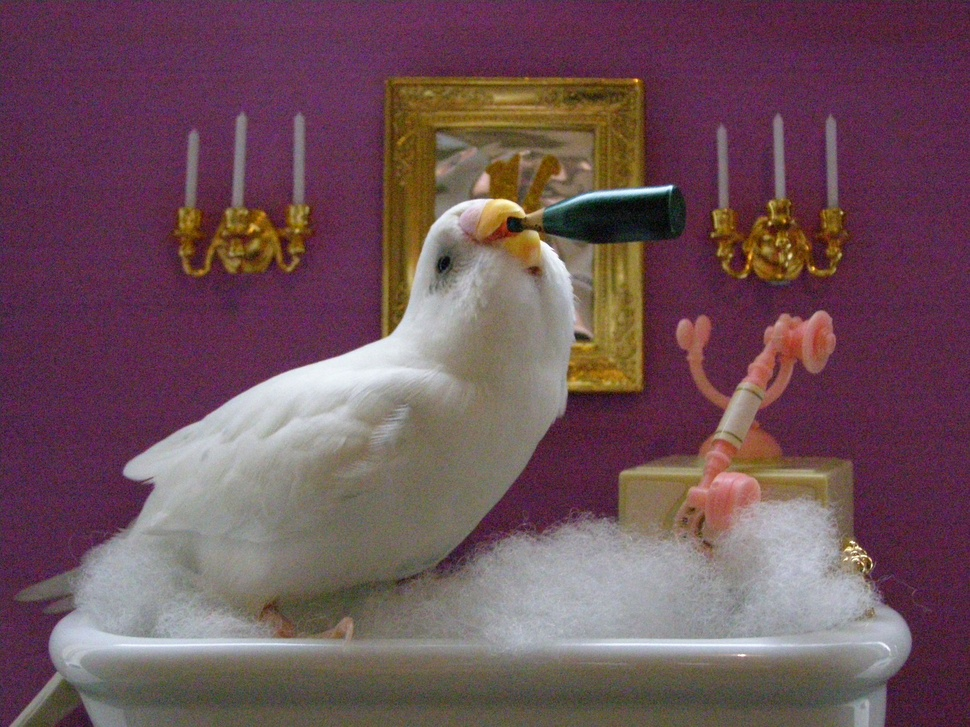
%> input picture burd.jpg, 970 x 727 px, shrunk from 3072 x 2304 before the run
$ octave --eval "result = backgroundSubtraction(imread('burd.jpg'));"   (GNU Octave 9; MATLAB toolbox functions it lacks are replaced by stand-ins)
%> lines starting %> are read from the running program, lines starting %| are printed output that depends on the picture; in (x1, y1, x2, y2) boxes, pixels count from 0 and x2, y2 are one past the last pixel; in counts of white or black regions, pixels touching at a corner belong together; the program's own positions count from 1
function B = backgroundSubtraction(I, t)
    % Set a defaultparameter for t
    if nargin < 2, t = 0.15; end;

    %Convert Image rgb->HSV
    hsv_image = rgb2hsv(I);
%> hsv_image: size 727x970x3 double; mean H, S, V 0.591, 0.395, 0.439

    %Saturation is best used to view only foreground, Saturation is channel
    %2. Create a binary mask by using a threshold on the hsv image:
    binary_mask = hsv_image(:, :, 2) > t;
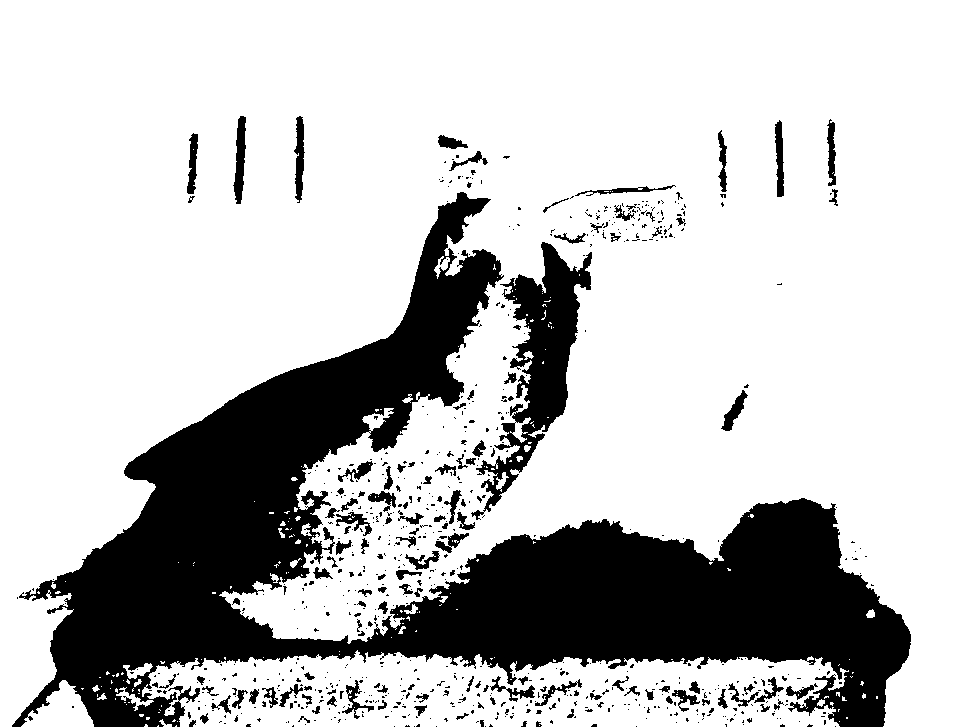
%> binary_mask: size 727x970 logical; 76.5% white; 746 black regions (617 under 20 px), largest, box (x1, y1, x2, y2) and area: (12, 192, 911, 727) 139685, (471, 242, 592, 520) 10339, (233, 116, 246, 204) 705

    %If there are any holes in, close them with dilate, then erode by the
    %same amount to get back to the original size

    % SE: Erode/Dilate parameter; Check for a disk shaped region of radius
    % 20, N=6 (Some algorhythm parameter)
    SE = strel('disk', 5, 6);
    binary_mask = imdilate(binary_mask, SE);
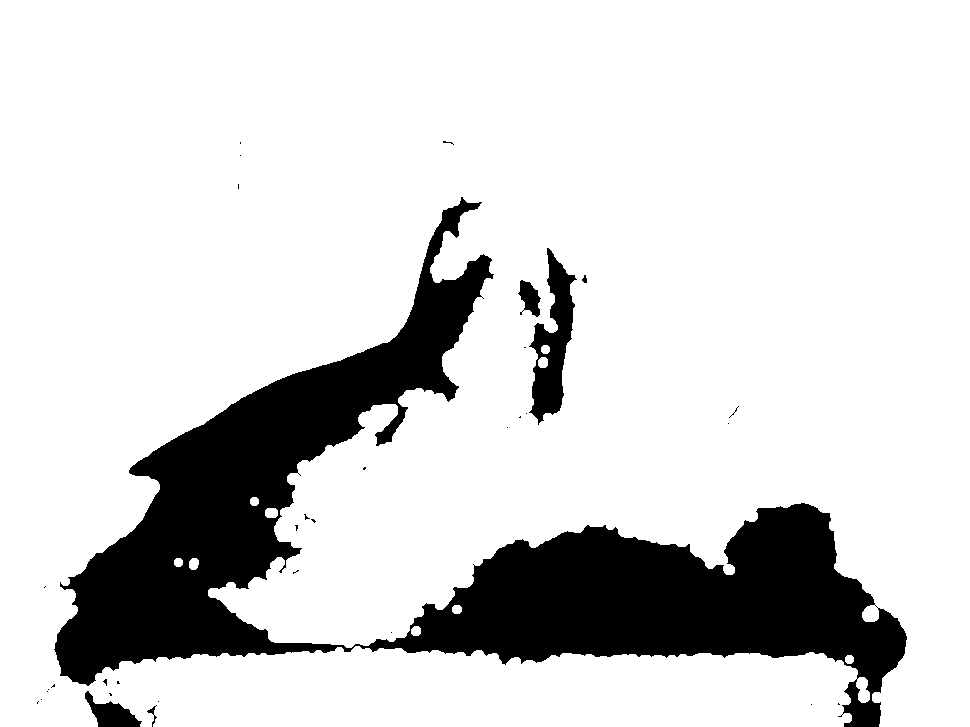
%> binary_mask: size 727x970 logical; 83.5% white; 34 black regions (28 under 20 px), largest, box (x1, y1, x2, y2) and area: (54, 197, 907, 727) 110592, (529, 248, 577, 425) 3878, (85, 691, 142, 727) 973, (518, 280, 541, 317) 494, (147, 705, 157, 727) 55, (582, 275, 587, 283) 27
    binary_mask = imerode(binary_mask, SE);
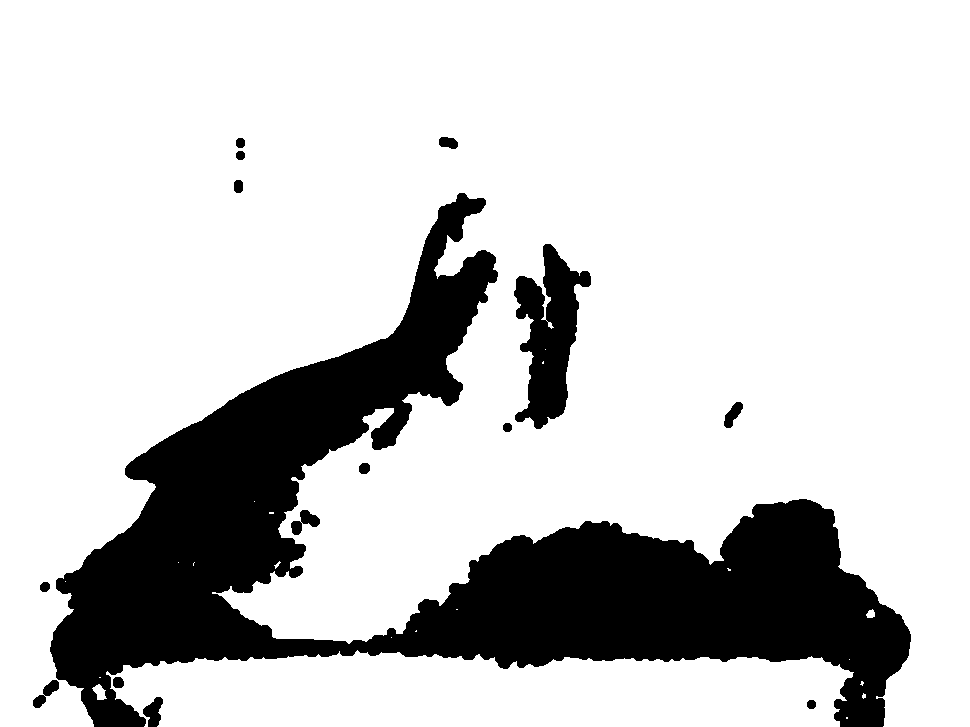
%> binary_mask: size 727x970 logical; 80.1% white; 15 black regions, largest, box (x1, y1, x2, y2) and area: (50, 193, 911, 727) 130738, (514, 244, 591, 429) 7379, (143, 697, 163, 727) 369

    B = binary_mask;


end
